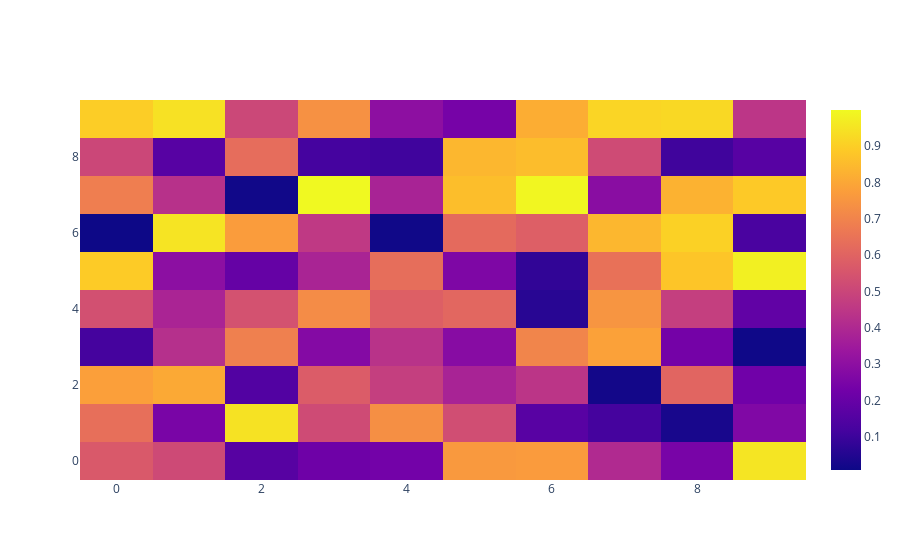

Here is the notebook cell this chart was saved with:
### Markdown cell above
> OR

### Code cell
data = np.random.rand(10, 10)
fig = go.Figure(data=go.Heatmap(z=data))
fig.show()
